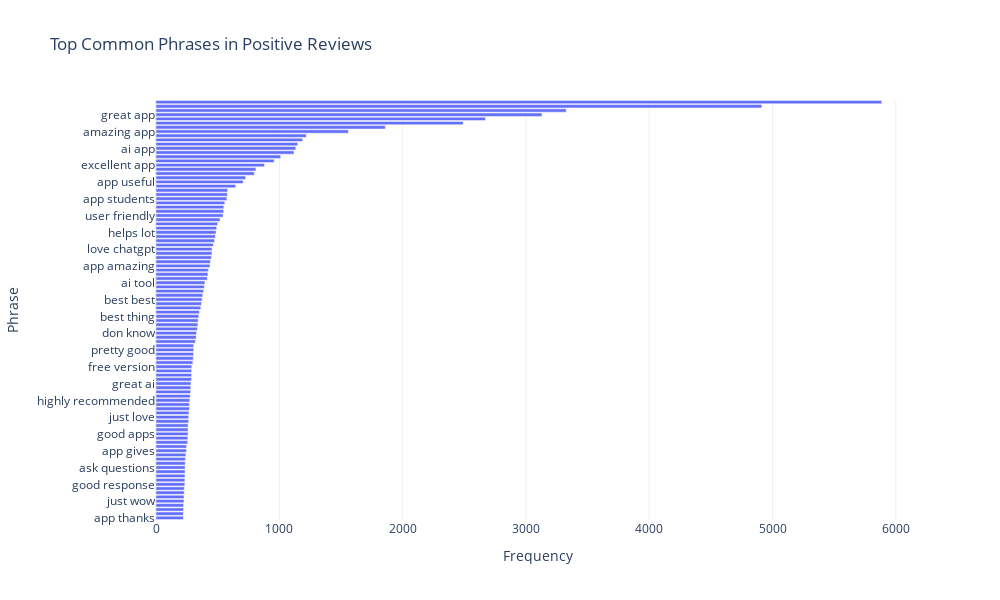

Here is the notebook cell this chart was saved with:
### Code cell
fig

### Figure 1 — Plotly figure (JSON) as saved in the notebook; plotly's stock layout.template omitted (floating-point values rounded to 4 significant figures)
{"data": [{"alignmentgroup": "True", "hovertemplate": "Frequency=%{x}<br>Phrase=%{y}<extra></extra>", "legendgroup": "", "marker": {"color": "#636efa", "pattern": {"shape": ""}}, "name": "", "offsetgroup": "", "orientation": "h", "showlegend": false, "textposition": "auto", "type": "bar", "x": [5886, 4913, 3327, 3130, 2672, 2491, 1860, 1560, 1219, 1189, 1150, 1134, 1119, 1011, 958, 880, 810, 797, 727, 707, 646, 581, 579, 575, 558, 550, 549, 544, 519, 500, 492, 487, 482, 475, 465, 454, 454, 449, 441, 438, 424, 421, 416, 397, 392, 386, 379, 374, 369, 363, 352, 347, 342, 339, 336, 329, 326, 320, 306, 306, 304, 302, 299, 290, 289, 289, 288, 283, 282, 281, 277, 274, 271, 271, 267, 265, 265, 260, 260, 260, 258, 257, 248, 247, 242, 238, 237, 236, 236, 235, 234, 234, 229, 229, 227, 227, 224, 224, 222, 222], "xaxis": "x", "y": ["good app", "best app", "nice app", "great app", "chat gpt", "best ai", "love app", "amazing app", "useful app", "really good", "easy use", "ai app", "app good", "really helpful", "helpful app", "excellent app", "app helpful", "app really", "good ai", "app useful", "app helps", "like app", "best ai app", "app students", "use app", "awesome app", "app best", "user friendly", "better google", "best friend", "app help", "helps lot", "app like", "app use", "app great", "highly recommend", "love chatgpt", "good application", "open ai", "app amazing", "app love", "wonderful app", "using app", "ai tool", "voice chat", "really like", "good work", "best best", "chatgpt app", "using chatgpt", "good experience", "best thing", "answers questions", "chatgpt best", "good helpful", "don know", "app just", "app app", "pretty good", "really love", "nice ai", "really great", "great tool", "free version", "answer questions", "just amazing", "web version", "great ai", "best application", "app used", "helpful students", "highly recommended", "good use", "really amazing", "app seen", "good job", "just love", "good apps", "really helps", "thanks chatgpt", "helped lot", "fantastic app", "language model", "app gives", "mind blowing", "useful students", "really useful", "android app", "ask questions", "app world", "good response", "super app", "best apps", "great experience", "just wow", "perfect app", "app nice", "really good app", "app thanks", "really nice"], "yaxis": "y"}], "layout": {"barmode": "relative", "height": 600, "legend": {"tracegroupgap": 0}, "title": {"text": "Top Common Phrases in Positive Reviews"}, "width": 1000, "xaxis": {"anchor": "y", "domain": [0, 1], "title": {"text": "Frequency"}}, "yaxis": {"anchor": "x", "categoryorder": "total ascending", "domain": [0, 1], "title": {"text": "Phrase"}}}}
